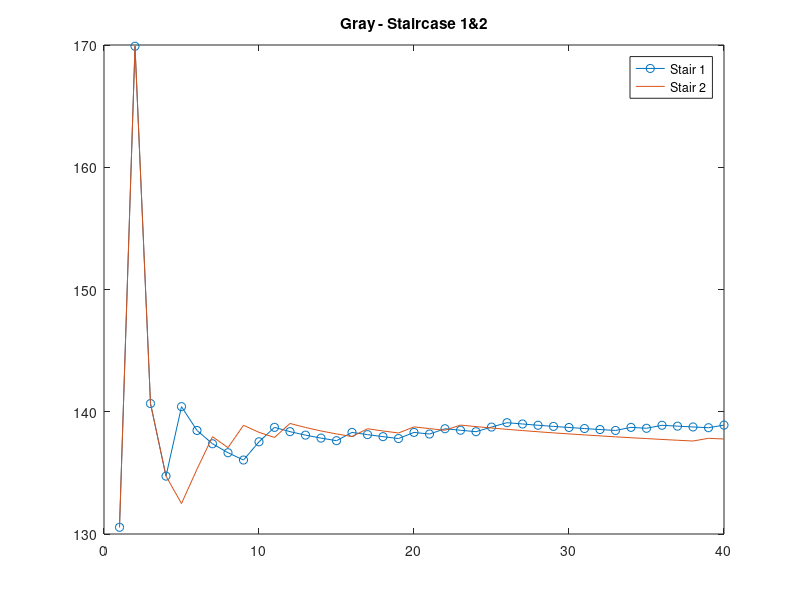
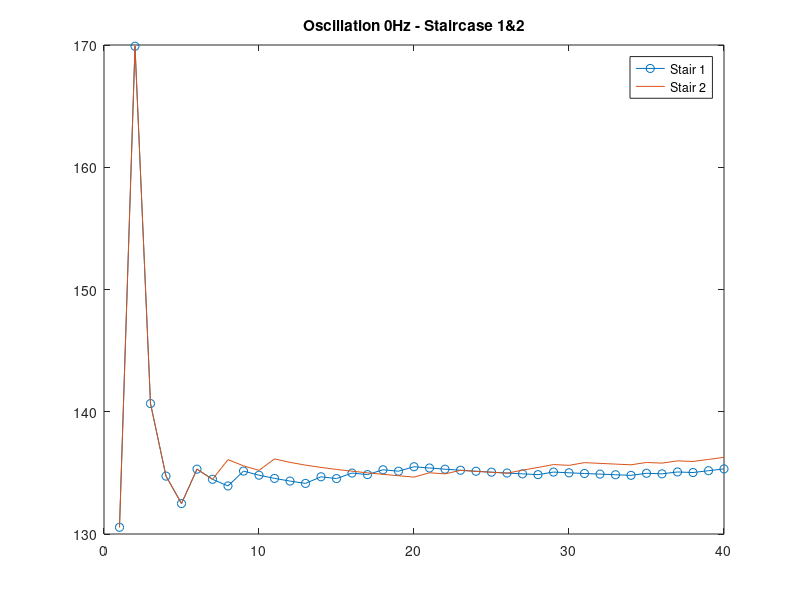
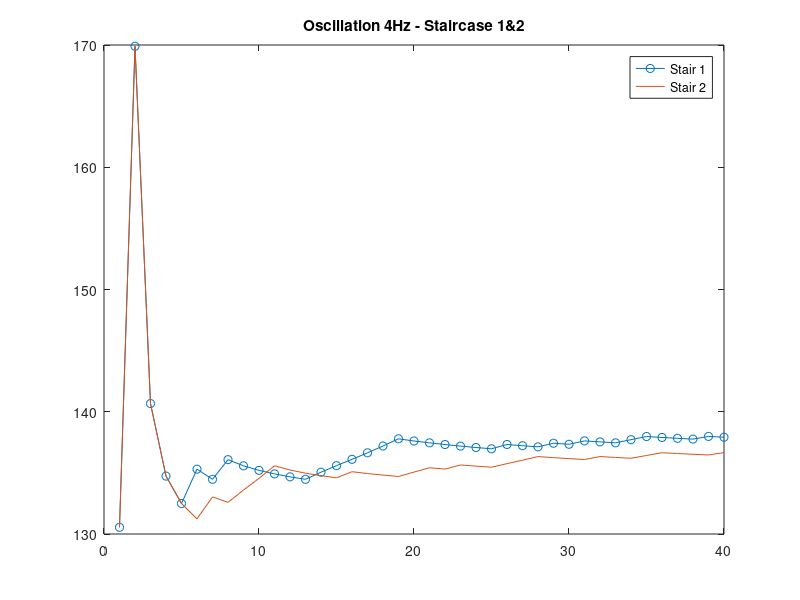
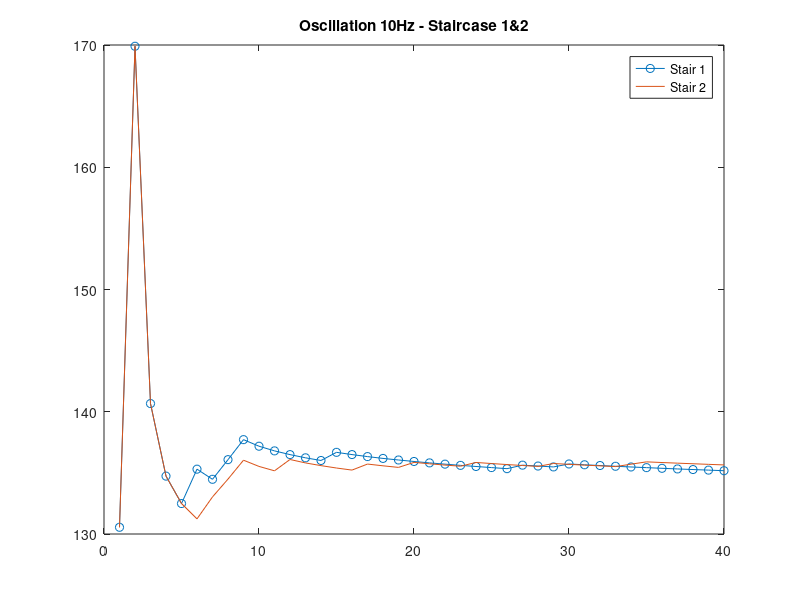

MATLAB code to generate these figures, in order:
% This script plots the staircases

%load ('20207_400TotalTrials_HomeVersion_05_05_20_1212');
load('02_400TotalTrials_HomeVersion_05_09_20_0649');

%Grey Condition
Gray_1 = data.TestLuminance(2:end,1);
Gray_1 = cell2mat(Gray_1);
Gray_2 = data.TestLuminance(2:end,2);
Gray_2 = cell2mat(Gray_2);
figure,
plot(Gray_1,'o-')
hold on
plot(Gray_2)
legend('Stair 1', 'Stair 2');
title('Gray - Staircase 1&2');
hold off


%Oscillation Freq 0Hz
Freq0Hz_1 = data.TestLuminance(2:end,3);
Freq0Hz_1 = cell2mat(Freq0Hz_1);
Freq0Hz_2 = data.TestLuminance(2:end,4);
Freq0Hz_2 = cell2mat(Freq0Hz_2);
figure,
plot(Freq0Hz_1,'-o')
hold on
plot(Freq0Hz_2)
legend('Stair 1', 'Stair 2');
title('Oscillation 0Hz - Staircase 1&2');
hold off

%Oscillation Freq 4Hz
Freq4Hz_1 = data.TestLuminance(2:end,5);
Freq4Hz_1 = cell2mat(Freq4Hz_1);
Freq4Hz_2 = data.TestLuminance(2:end,6);
Freq4Hz_2 = cell2mat(Freq4Hz_2);
figure,
plot(Freq4Hz_1,'-o')
hold on
plot(Freq4Hz_2)
legend('Stair 1', 'Stair 2');
title('Oscillation 4Hz - Staircase 1&2');
hold off

%Oscillation Frequency 10 Hz
Freq10Hz_1 = data.TestLuminance(2:end,7);
Freq10Hz_1 = cell2mat(Freq10Hz_1);
Freq10Hz_2 = data.TestLuminance(2:end,8);
Freq10Hz_2 = cell2mat(Freq10Hz_2);
figure,
plot(Freq10Hz_1,'-o')
hold on
plot(Freq10Hz_2)
legend('Stair 1', 'Stair 2');
title('Oscillation 10Hz - Staircase 1&2');
hold off

%Oscillation Frequency 15Hz
Freq15Hz_1 = data.TestLuminance(2:end,9);
Freq15Hz_1 = cell2mat(Freq15Hz_1);
Freq15Hz_2 = data.TestLuminance(2:end,10);
Freq15Hz_2 = cell2mat(Freq15Hz_2);
figure,
plot(Freq15Hz_1,'-o')
hold on
plot(Freq15Hz_2)
legend('Stair 1', 'Stair 2');
title('Oscillation 15Hz - Staircase 1&2');
hold off

